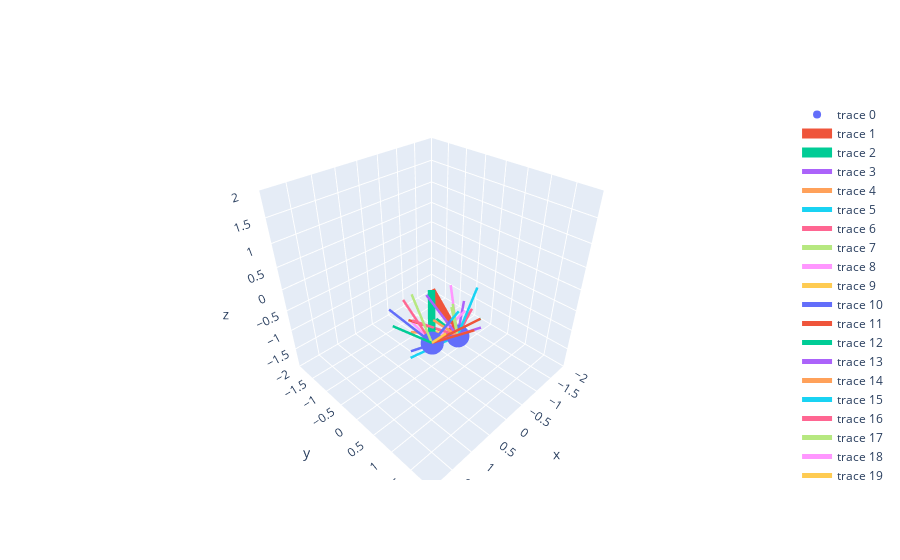

Write notebook code for a chart like this one.
### Markdown cell above
So now I'm creating a dataset that generates positions on a unit sphere with directions within the hemisphere of the inward facing normal of the position

### Code cell
num_positions = 2
num_directions = 15
positions = random_points_on_unit_sphere(num_positions, cartesian=True)
normals = -positions
directions = random_inward_facing_directions(num_directions, normals)

# plot position as point and normal as line with arrow head using plotly
fig = go.Figure()

# Add position points
fig.add_trace(go.Scatter3d(x=positions[:, 0], y=positions[:, 1], z=positions[:, 2], mode='markers'))

# Add normal vector lines
for position, normal in zip(positions, normals):
    fig.add_trace(go.Scatter3d(x=[position[0], normal[0]+position[0]], y=[position[1], normal[1]+position[1]], z=[position[2], normal[2]+position[2]], mode='lines', line=dict(width=15)))


for i, position in enumerate(positions):
    for j, direction in enumerate(directions[i]):
        # Add direction vector lines
        fig.add_trace(go.Scatter3d(x=[position[0], direction[0]+position[0]], y=[position[1], direction[1]+position[1]], z=[position[2], direction[2]+position[2]], mode='lines', line=dict(width=5)))

# set square and all axes equal
fig.update_layout(
    scene=dict(
        aspectmode='cube',
        xaxis=dict(range=[-2, 2], autorange=False, zeroline=False),
        yaxis=dict(range=[-2, 2], autorange=False, zeroline=False),
        zaxis=dict(range=[-2, 2], autorange=False, zeroline=False),
    )
)

fig.show()

### Figure 1 — Plotly figure (JSON) as saved in the notebook; plotly's stock layout.template omitted (floating-point values rounded to 4 significant figures)
{"data": [{"mode": "markers", "type": "scatter3d", "x": [-0.02773, 0.5331], "y": [0.6702, 0.542], "z": [-0.7417, -0.6497]}, {"line": {"width": 15}, "mode": "lines", "type": "scatter3d", "x": [-0.02773, 0], "y": [0.6702, 0], "z": [-0.7417, 0]}, {"line": {"width": 15}, "mode": "lines", "type": "scatter3d", "x": [0.5331, 0], "y": [0.542, 0], "z": [-0.6497, 0]}, {"line": {"width": 5}, "mode": "lines", "type": "scatter3d", "x": [-0.02773, 0.2035], "y": [0.6702, 0.06827], "z": [-0.7417, 0.02269]}, {"line": {"width": 5}, "mode": "lines", "type": "scatter3d", "x": [-0.02773, 0.6271], "y": [0.6702, 0.6695], "z": [-0.7417, 0.01406]}, {"line": {"width": 5}, "mode": "lines", "type": "scatter3d", "x": [-0.02773, 0.733], "y": [0.6702, 0.1636], "z": [-0.7417, -1.147]}, {"line": {"width": 5}, "mode": "lines", "type": "scatter3d", "x": [-0.02773, 0.6908], "y": [0.6702, 0.2012], "z": [-0.7417, -0.2281]}, {"line": {"width": 5}, "mode": "lines", "type": "scatter3d", "x": [-0.02773, 0.3096], "y": [0.6702, 0.7951], "z": [-0.7417, 0.1914]}, {"line": {"width": 5}, "mode": "lines", "type": "scatter3d", "x": [-0.02773, -0.478], "y": [0.6702, 0.05308], "z": [-0.7417, -0.09635]}, {"line": {"width": 5}, "mode": "lines", "type": "scatter3d", "x": [-0.02773, -0.09186], "y": [0.6702, -0.2194], "z": [-0.7417, -1.194]}, {"line": {"width": 5}, "mode": "lines", "type": "scatter3d", "x": [-0.02773, 0.9356], "y": [0.6702, 0.4078], "z": [-0.7417, -0.6847]}, {"line": {"width": 5}, "mode": "lines", "type": "scatter3d", "x": [-0.02773, 0.4143], "y": [0.6702, -0.2179], "z": [-0.7417, -0.6153]}, {"line": {"width": 5}, "mode": "lines", "type": "scatter3d", "x": [-0.02773, -0.369], "y": [0.6702, -0.2237], "z": [-0.7417, -1.032]}, {"line": {"width": 5}, "mode": "lines", "type": "scatter3d", "x": [-0.02773, -0.8458], "y": [0.6702, 0.1028], "z": [-0.7417, -0.6478]}, {"line": {"width": 5}, "mode": "lines", "type": "scatter3d", "x": [-0.02773, 0.355], "y": [0.6702, -0.2272], "z": [-0.7417, -0.9613]}, {"line": {"width": 5}, "mode": "lines", "type": "scatter3d", "x": [-0.02773, -0.5436], "y": [0.6702, 0.6611], "z": [-0.7417, 0.1149]}, {"line": {"width": 5}, "mode": "lines", "type": "scatter3d", "x": [-0.02773, -0.9337], "y": [0.6702, 0.2538], "z": [-0.7417, -0.8176]}, {"line": {"width": 5}, "mode": "lines", "type": "scatter3d", "x": [-0.02773, 0.2465], "y": [0.6702, 0.7684], "z": [-0.7417, 0.215]}, {"line": {"width": 5}, "mode": "lines", "type": "scatter3d", "x": [0.5331, -0.451], "y": [0.542, 0.4756], "z": [-0.6497, -0.4847]}, {"line": {"width": 5}, "mode": "lines", "type": "scatter3d", "x": [0.5331, 0.805], "y": [0.542, 1.141], "z": [-0.6497, 0.1038]}, {"line": {"width": 5}, "mode": "lines", "type": "scatter3d", "x": [0.5331, 0.8035], "y": [0.542, -0.306], "z": [-0.6497, -0.1939]}, {"line": {"width": 5}, "mode": "lines", "type": "scatter3d", "x": [0.5331, -0.1614], "y": [0.542, 1.081], "z": [-0.6497, -0.173]}, {"line": {"width": 5}, "mode": "lines", "type": "scatter3d", "x": [0.5331, -0.1873], "y": [0.542, 1.066], "z": [-0.6497, -0.1951]}, {"line": {"width": 5}, "mode": "lines", "type": "scatter3d", "x": [0.5331, 0.03604], "y": [0.542, 1.256], "z": [-0.6497, -0.1566]}, {"line": {"width": 5}, "mode": "lines", "type": "scatter3d", "x": [0.5331, -0.2644], "y": [0.542, 0.275], "z": [-0.6497, -1.191]}, {"line": {"width": 5}, "mode": "lines", "type": "scatter3d", "x": [0.5331, 0.3403], "y": [0.542, 0.9905], "z": [-0.6497, 0.2231]}, {"line": {"width": 5}, "mode": "lines", "type": "scatter3d", "x": [0.5331, 0.4267], "y": [0.542, -0.3376], "z": [-0.6497, -0.1859]}, {"line": {"width": 5}, "mode": "lines", "type": "scatter3d", "x": [0.5331, 0.5794], "y": [0.542, 0.07915], "z": [-0.6497, 0.2356]}, {"line": {"width": 5}, "mode": "lines", "type": "scatter3d", "x": [0.5331, 0.2116], "y": [0.542, -0.386], "z": [-0.6497, -0.8382]}, {"line": {"width": 5}, "mode": "lines", "type": "scatter3d", "x": [0.5331, 0.02361], "y": [0.542, 0.05599], "z": [-0.6497, -1.36]}, {"line": {"width": 5}, "mode": "lines", "type": "scatter3d", "x": [0.5331, 0.5967], "y": [0.542, 1.049], "z": [-0.6497, 0.2097]}, {"line": {"width": 5}, "mode": "lines", "type": "scatter3d", "x": [0.5331, 0.27], "y": [0.542, 1.299], "z": [-0.6497, -0.0522]}, {"line": {"width": 5}, "mode": "lines", "type": "scatter3d", "x": [0.5331, 1.235], "y": [0.542, 0.3093], "z": [-0.6497, 0.0236]}], "layout": {"scene": {"aspectmode": "cube", "xaxis": {"autorange": false, "range": [-2, 2], "zeroline": false}, "yaxis": {"autorange": false, "range": [-2, 2], "zeroline": false}, "zaxis": {"autorange": false, "range": [-2, 2], "zeroline": false}}}}
